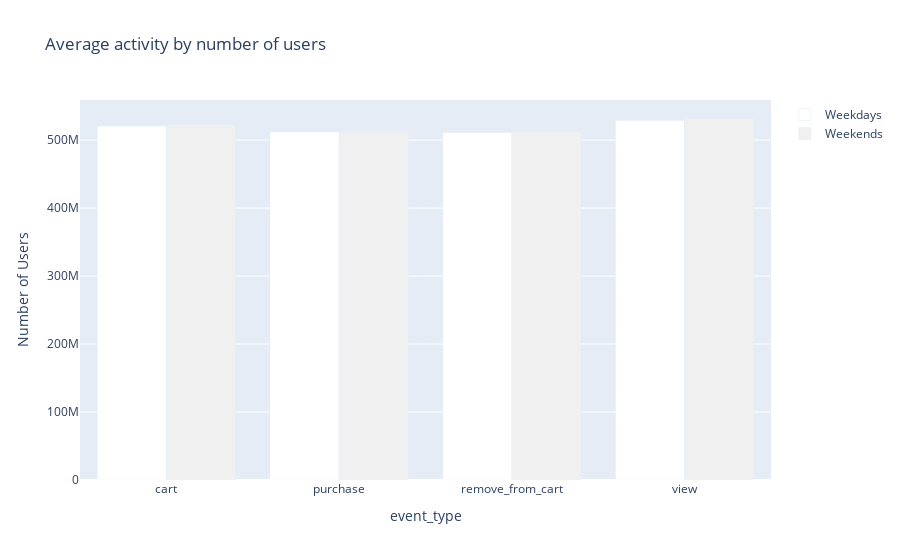

This figure's notebook cell:
### Code cell
px.bar(pd.concat([daywk_evnt_type['user_id'].unstack()[0:4].mean(axis=0),
           daywk_evnt_type['user_id'].unstack()[5:].mean(axis=0)],keys=['Weekdays', 'Weekends'],
         axis=1),
      barmode="group",
       title="Average activity by number of users",
             labels={"event_time": "Days of Week",
              "value": "Number of Users",
              "variable": ""},
      color_discrete_sequence=px.colors.sequential.Greys)

### Figure 1 — Plotly figure (JSON) as saved in the notebook; plotly's stock layout.template omitted (floating-point values rounded to 4 significant figures)
{"data": [{"alignmentgroup": "True", "hovertemplate": "=Weekdays<br>event_type=%{x}<br>Number of Users=%{y}<extra></extra>", "legendgroup": "Weekdays", "marker": {"color": "rgb(255,255,255)"}, "name": "Weekdays", "offsetgroup": "Weekdays", "orientation": "v", "showlegend": true, "textposition": "auto", "type": "bar", "x": ["cart", "purchase", "remove_from_cart", "view"], "xaxis": "x", "y": [520500000.0, 512300000.0, 511100000.0, 528700000.0], "yaxis": "y"}, {"alignmentgroup": "True", "hovertemplate": "=Weekends<br>event_type=%{x}<br>Number of Users=%{y}<extra></extra>", "legendgroup": "Weekends", "marker": {"color": "rgb(240,240,240)"}, "name": "Weekends", "offsetgroup": "Weekends", "orientation": "v", "showlegend": true, "textposition": "auto", "type": "bar", "x": ["cart", "purchase", "remove_from_cart", "view"], "xaxis": "x", "y": [522400000.0, 511500000.0, 512300000.0, 531000000.0], "yaxis": "y"}], "layout": {"barmode": "group", "legend": {"title": {"text": ""}, "tracegroupgap": 0}, "title": {"text": "Average activity by number of users"}, "xaxis": {"anchor": "y", "domain": [0, 1], "title": {"text": "event_type"}}, "yaxis": {"anchor": "x", "domain": [0, 1], "title": {"text": "Number of Users"}}}}
